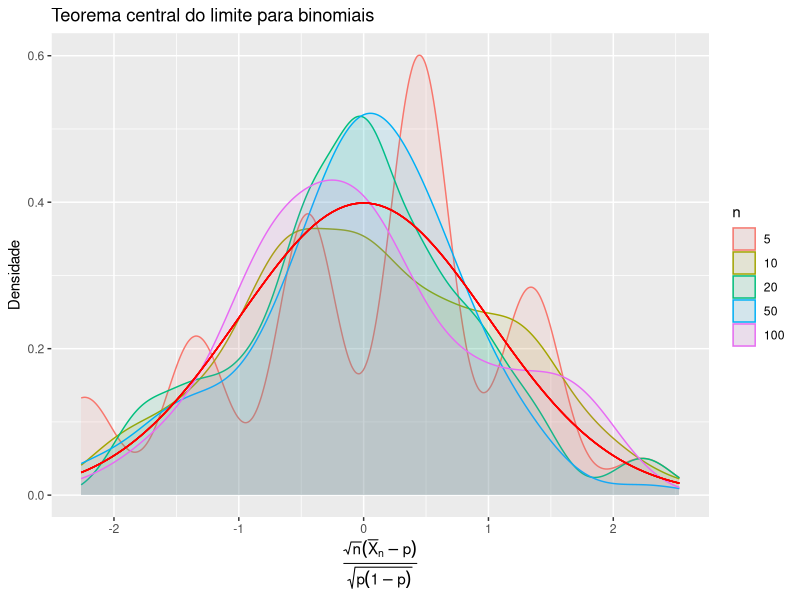

The R script that drew this image:
## ---- chunk 1
library(tidyverse)
n_sim = 10^2
gen_std_mean = function(n_sim, n_sample) {
  (rbinom(n_sim, n_sample, 0.5)-0.5*n_sample)/sqrt(n_sample*0.25)
}
as.list(c(5, 10, 20, 50, 10^2)) %>% 
  map_dfr(function(x) data_frame(std_mean = gen_std_mean(n_sim, x), 
                                 n = rep(x, n_sim))) %>%
  mutate(n = as.factor(n)) %>%
  ggplot(aes(x= std_mean, fill = n, colour = n)) +
  ggtitle("Teorema central do limite para binomiais") +
  ylab("Densidade") +
  xlab(expression(frac(sqrt(n)(bar(X)[n]-p), sqrt(p(1-p))))) +
  geom_density(alpha = 0.1) +
  stat_function(fun = dnorm, colour = "red")
